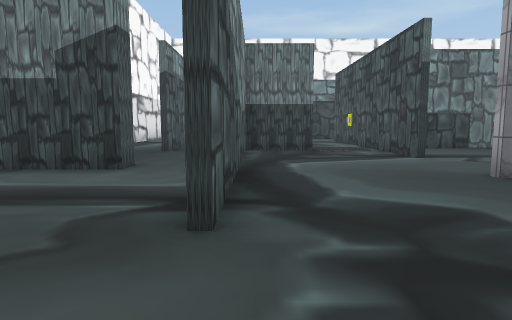
View 1 (above)

24 first-person views from a walk through a 3-D level made in the Unity game engine. The camera is 1.3 m above the floor, tilts 6° down and sees 75° across. The floor is counted in squares, 2 m on a side. Each view is taken from the middle of a square. On the plan, view 1 faces up. The plan holds only what a view shows up to about 10 squares ahead; the rest is blank. The place goes on beyond the plan. The player is left out. Door leaves are left out, so doorways stand open. Some surface patterns are stand-ins.

View 2
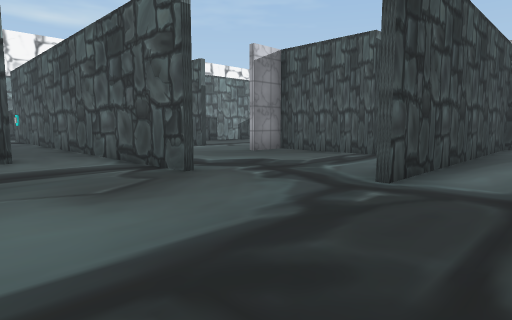

View 3
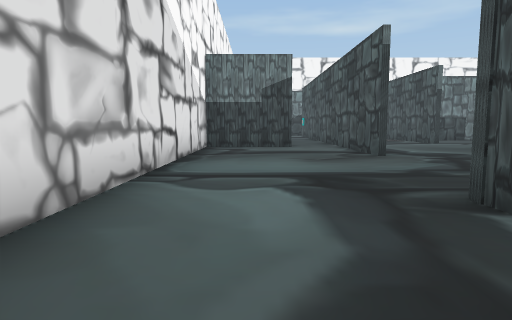

View 4
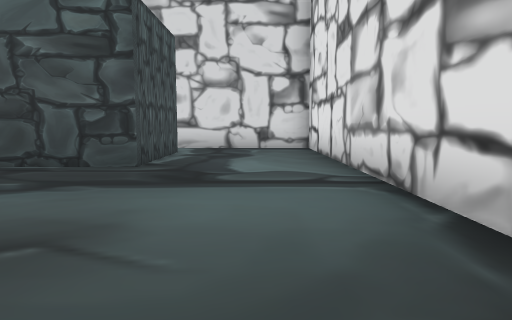

View 5
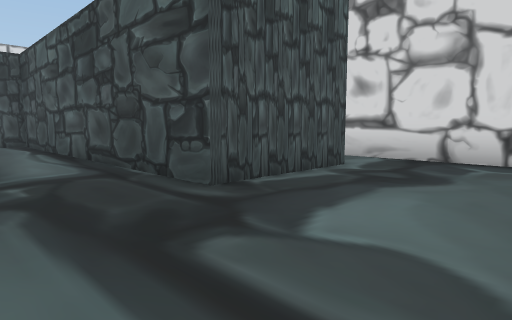

View 6
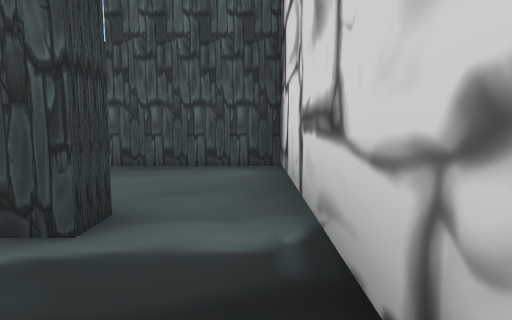

View 7
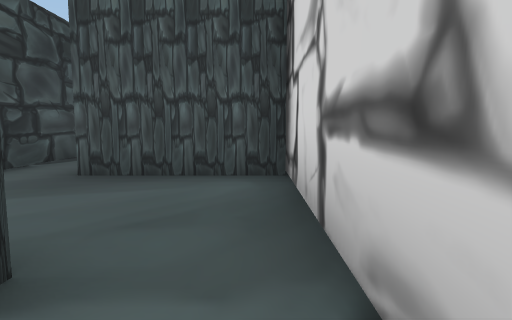

View 8
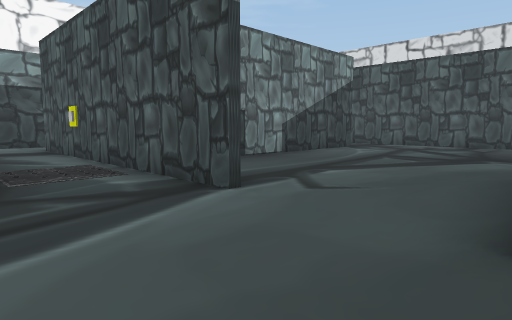

View 9
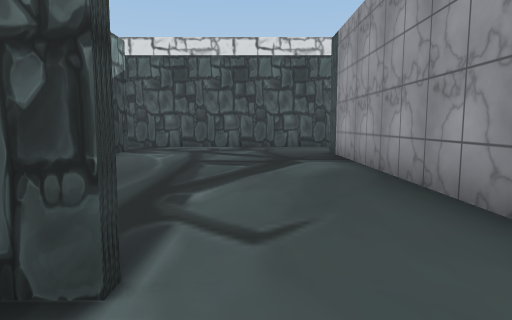

View 10
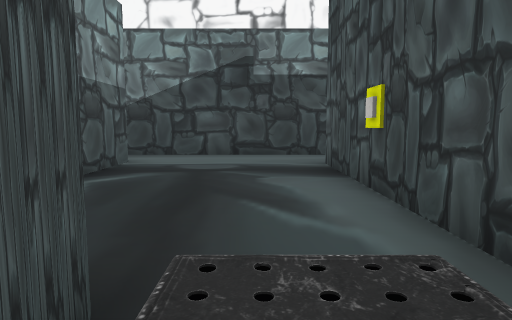

View 11
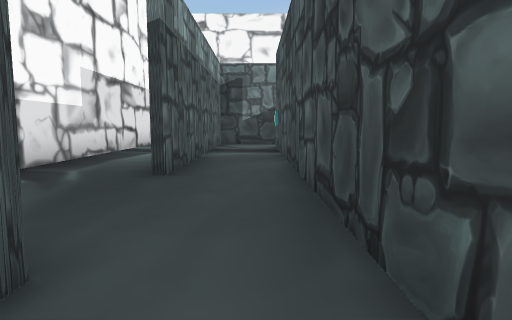

View 12
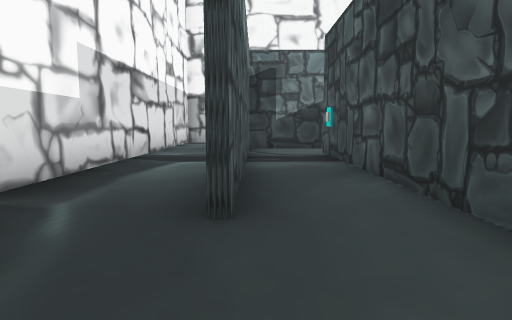

View 13
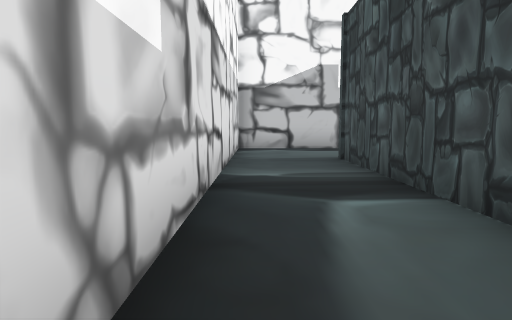

View 14
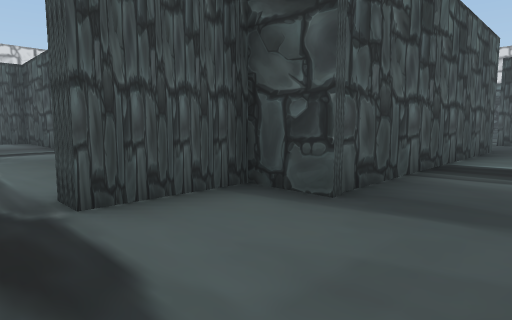

View 15
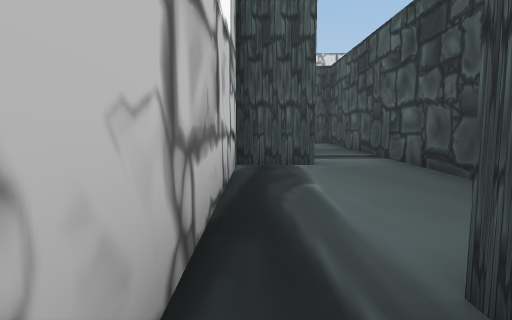

View 16
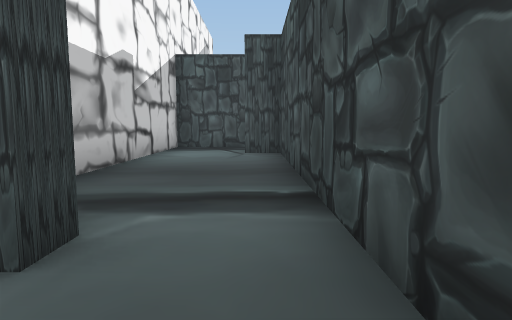

View 17
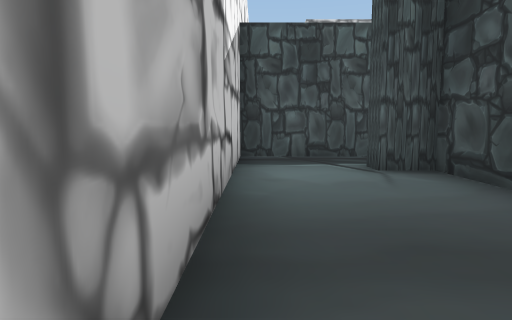

View 18
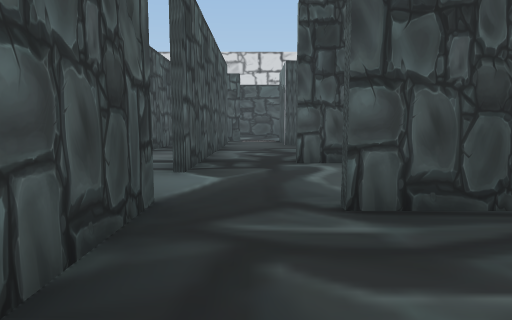

View 19
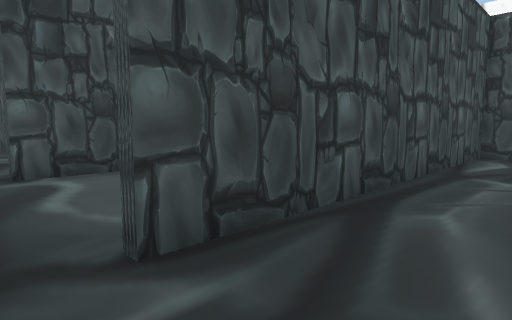

View 20
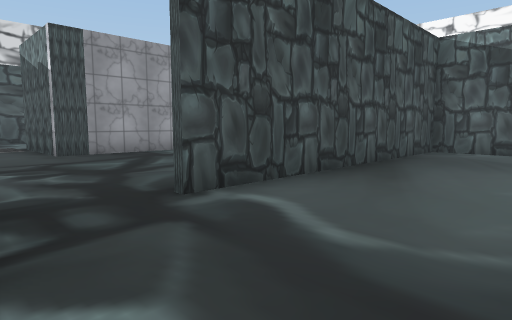

View 21
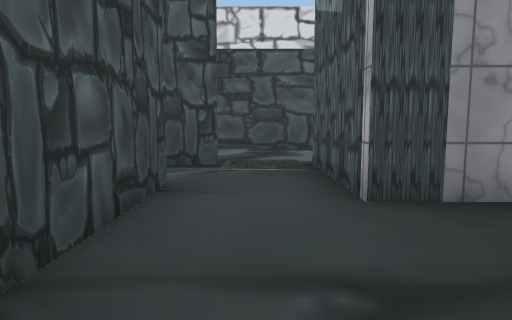

View 22
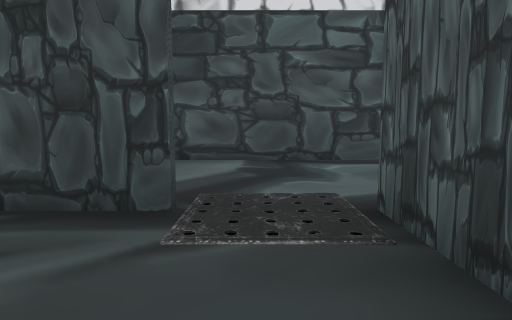

View 23
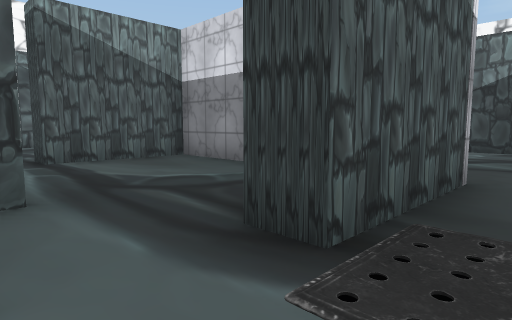

View 24
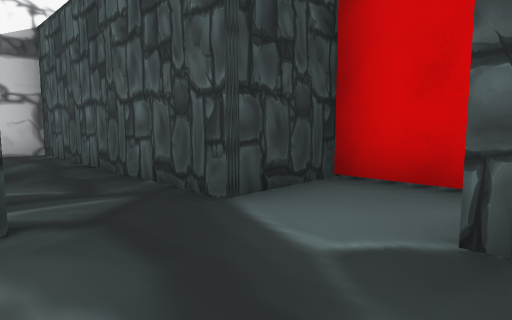

### Floor plan
Ten units are one square. View 1 is at (0, 0); x grows to the right and y downward. Boxes are objects, and circles mark ways between rooms. Rooms are numbered by the first view taken in them; rooms with no view inside come last. Other rooms are left out.
<svg viewBox="-50 -188 185 258">
<path fill="none" stroke="#000" d="M-4 -19 -4 -46M-20 -48 -45 -48M47 -15 40 -15 40 -41 30 -41M-6 50 -11 50 -11 22 77 22 77 5 6 5M-45 -51 -45 64 -6 64M32 -65 32 -94M14 -91 14 -86 -3 -86 -3 -20M-22 -150 -22 -82M-3 -140 -3 -122M-23 -82 -23 -154 -13 -154 -13 -172 -8 -172M-1 -153 -25 -153M-20 -54 -20 -48M-6 -183 -45 -183 -45 -89M-4 -46 -4 -140M34 -170 34 -183 -6 -183M119 -166 119 -183 54 -183M19 -154 97 -154 97 -162 102 -162M119 -122 119 -166M33 -130 33 -125 104 -125M119 -85 119 -105M33 -106 33 -93 104 -93M104 -92 46 -92M40 -42 101 -42M119 -34 119 -85M116 -15 130 -15M86 22 125 22M101 -42 101 -15 94 -15M66 -41 47 -41 47 -15M23 65 23 36M-6 64 29 64M32 -94 32 -126M32 -126 32 -138M36 -153 -1 -153"/>
<rect x="-5" y="-135" width="10" height="10" fill="#bbb"><title>other object</title></rect>
<circle cx="-10" cy="-50" r="3" fill="#2a7"/>
<circle cx="30" cy="-55" r="3" fill="#2a7"/>
<circle cx="40" cy="-10" r="3" fill="#2a7"/>
<circle cx="-10" cy="55" r="3" fill="#2a7"/>
<circle cx="20" cy="-90" r="3" fill="#2a7"/>
<circle cx="-10" cy="-180" r="3" fill="#2a7"/>
<circle cx="0" cy="-140" r="3" fill="#2a7"/>
<circle cx="35" cy="-165" r="3" fill="#2a7"/>
<circle cx="110" cy="-155" r="3" fill="#2a7"/>
<circle cx="110" cy="-120" r="3" fill="#2a7"/>
<circle cx="30" cy="-140" r="3" fill="#2a7"/>
<circle cx="110" cy="-90" r="3" fill="#2a7"/>
<circle cx="110" cy="-40" r="3" fill="#2a7"/>
<circle cx="15" cy="-120" r="3" fill="#2a7"/>
<text x="0" y="-10">1</text>
<text x="-30" y="-120">2</text>
<text x="10" y="-170">3</text>
<text x="80" y="-170">4</text>
<text x="80" y="-140">5</text>
<text x="80" y="-110">6</text>
<text x="80" y="-60">7</text>
<text x="90" y="-10">8</text>
<text x="10" y="40">9</text>
<text x="20" y="-110">10</text>
<text x="20" y="-140">11</text>
</svg>
Room 1 opens to room 2. Room 1 opens to room 7. Room 1 opens to room 8. Room 1 opens to room 9. Room 1 opens to room 10. Room 2 opens to room 3. Room 2 opens to room 11. Room 3 opens to room 4. Room 4 opens to room 5. Room 5 opens to room 6. Room 5 opens to room 11. Room 6 opens to room 7. Room 7 opens to room 8. Room 10 opens to room 11.

Where each view was taken, in squares from view 1:
view 1: 0 up, 0 right, facing up
view 2: 2 down, 3 left, facing up-right
view 3: 5 down, 3 left, facing up
view 4: 3 up, 3 left, facing down
view 5: 0 up, 4 left, facing down-right
view 6: 6 down, 3 left, facing right
view 7: 6 down, 2 left, facing right
view 8: 4 up, 1 right, facing up-right
view 9: 6 up, 2 right, facing right
view 10: 8 up, 2 right, facing up
view 11: 4 up, 1 left, facing up
view 12: 6 up, 2 left, facing up
view 13: 9 up, 4 left, facing up
view 14: 18 up, 4 left, facing down-right
view 15: 18 up, 2 left, facing right
view 16: 16 up, 2 right, facing right
view 17: 18 up, 5 right, facing right
view 18: 15 up, 11 right, facing down
view 19: 14 up, 11 right, facing down-left
view 20: 12 up, 12 right, facing down-left
view 21: 7 up, 11 right, facing down
view 22: 4 up, 11 right, facing down
view 23: 0 up, 11 right, facing up-left
view 24: 10 up, 10 right, facing up-right
